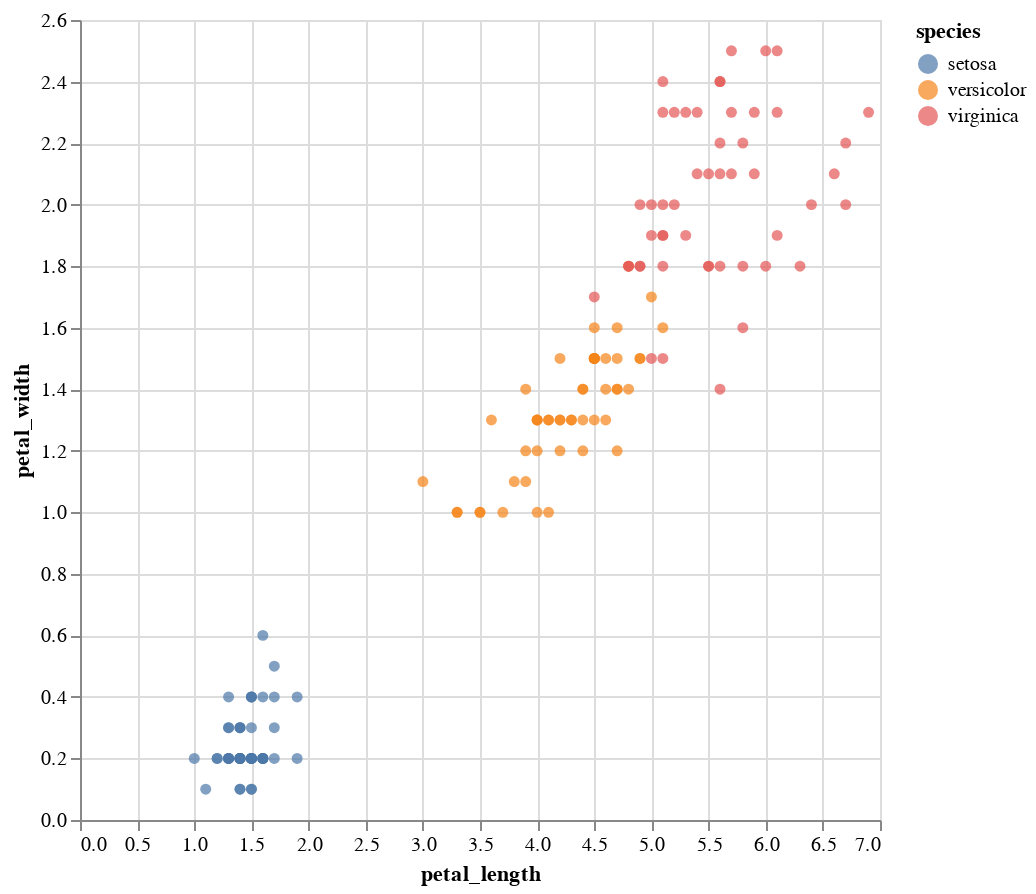

The notebook cell this image was saved under:
### Code cell
import pandas as pd
import altair as alt

# Load Iris dataset using CSV URL
url = 'https://raw.githubusercontent.com/mwaskom/seaborn-data/master/iris.csv'
iris = pd.read_csv(url)

# Create scatter plot
scatter_plot = alt.Chart(iris).mark_circle().encode(
    x='petal_length',
    y='petal_width',
    color='species'
).properties(
    width=400,
    height=400
)

# Show the plot
scatter_plot

### Figure 1 — Vega-Lite specification as saved in the notebook (floating-point values rounded to 4 significant figures; data arrays with more than 128 entries replaced by an {"elided": "..."} marker saying what was removed)
{"config": {"view": {"continuousWidth": 300, "continuousHeight": 300}}, "data": {"name": "data-3a191f69da972c40738d695fb9f41d2b"}, "mark": {"type": "circle"}, "encoding": {"color": {"field": "species", "type": "nominal"}, "x": {"field": "petal_length", "type": "quantitative"}, "y": {"field": "petal_width", "type": "quantitative"}}, "height": 400, "width": 400, "$schema": "https://vega.github.io/schema/vega-lite/v5.17.0.json", "datasets": {"data-3a191f69da972c40738d695fb9f41d2b": {"elided": "150 records"}}}
